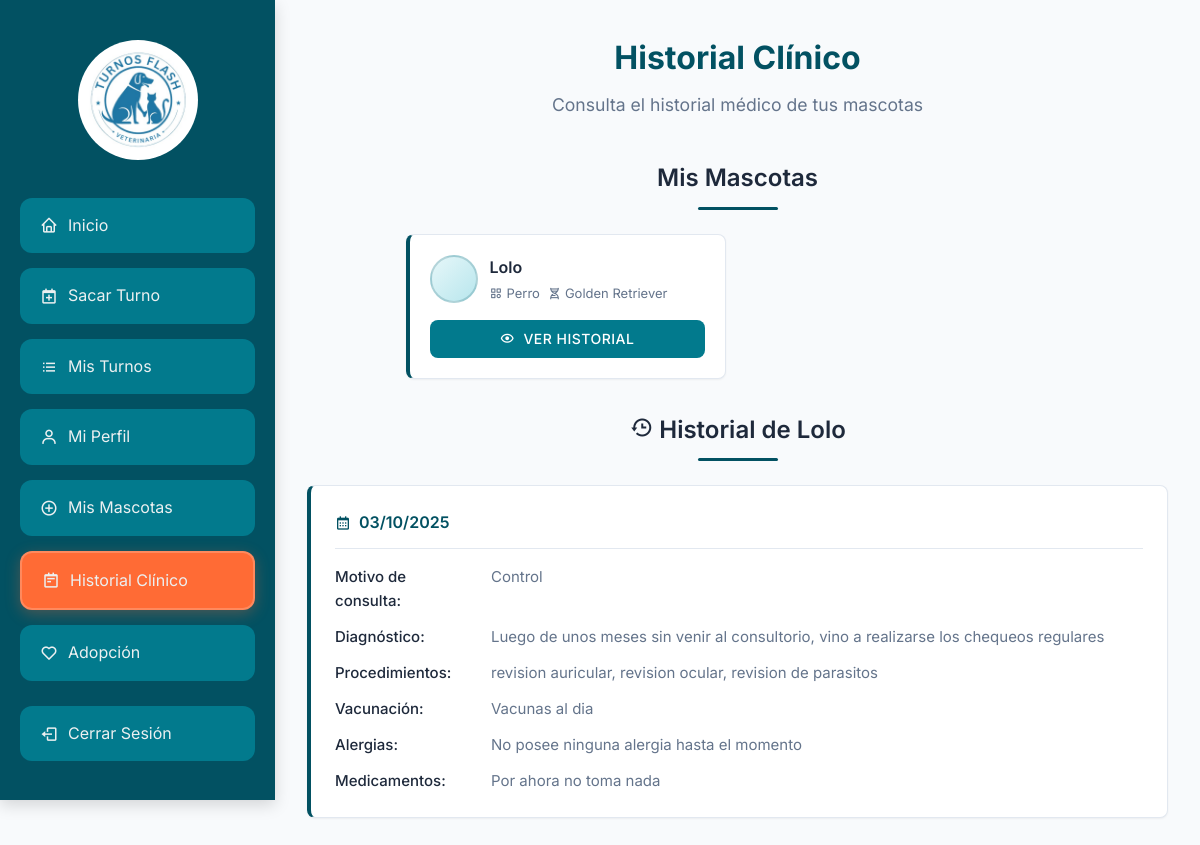
The page /historial_cliente.php?mascota_id=16 (signed in) on the database its author committed.
### tables this page shows
CREATE TABLE `mascotas` (
  `id` int(11) NOT NULL,
  `user_id` int(11) NOT NULL,
  `nombre` varchar(50) NOT NULL,
  `especie` varchar(50) NOT NULL,
  `raza` varchar(50) NOT NULL,
  `edad` int(11) NOT NULL,
  `sexo` varchar(10) NOT NULL,
  `peso` decimal(5,2) NOT NULL,
  `esterilizado` tinyint(1) NOT NULL,
  `foto` varchar(255) DEFAULT NULL
);

CREATE TABLE `historial_clinico` (
  `id` int(11) NOT NULL,
  `mascota_id` int(11) NOT NULL,
  `fecha_consulta` date NOT NULL,
  `motivo_consulta` text NOT NULL,
  `diagnostico` text DEFAULT NULL,
  `procedimientos_realizados` text DEFAULT NULL,
  `historial_vacunacion` text DEFAULT NULL,
  `alergias` text DEFAULT NULL,
  `medicamentos_actuales` text DEFAULT NULL
);

### historial_cliente.php (the view, shortened to what this page needs)
<?php
$servername = "localhost";
$username = "root";
$password = "";
$dbname = "veterinaria";
$conn = new mysqli($servername, $username, $password, $dbname);
$userId = (int)$_SESSION['user_id'];
$mascotas = [];
$stmt = $conn->prepare("SELECT id, nombre, especie, raza, foto FROM mascotas WHERE user_id = ? ORDER BY nombre ASC");
$stmt->bind_param('i', $userId);
$stmt->execute();
$res = $stmt->get_result();
while ($row = $res->fetch_assoc()) { $mascotas[] = $row; }
$historial = [];
$mascotaSeleccionada = null;
$mascotaId = isset($_GET['mascota_id']) ? (int)$_GET['mascota_id'] : 0;
if ($mascotaId > 0) {
    $stmtPet = $conn->prepare("SELECT id, nombre FROM mascotas WHERE id = ? AND user_id = ?");
    $stmtPet->bind_param('ii', $mascotaId, $userId);
    $stmtPet->execute();
    $petRes = $stmtPet->get_result();
    if ($petRes->num_rows > 0) { $mascotaSeleccionada = $petRes->fetch_assoc(); }
    if ($mascotaSeleccionada) {
        $stmtH = $conn->prepare("SELECT fecha_consulta, motivo_consulta, diagnostico, procedimientos_realizados, historial_vacunacion, alergias, medicamentos_actuales FROM historial_clinico WHERE mascota_id = ? ORDER BY fecha_consulta DESC");
        $stmtH->bind_param('i', $mascotaId);
        $stmtH->execute();
        $hRes = $stmtH->get_result();
        while ($row = $hRes->fetch_assoc()) { $historial[] = $row; }
    }
}
?>
<!DOCTYPE html>
<html lang="es">
<head>
    <link href='https://unpkg.com/boxicons@2.1.4/css/boxicons.min.css' rel='stylesheet'>
</head>
<body>
    <div class="sidebar" id="sidebar">
        <div class="profile-section">
            <img src="logo_perro.jpg" alt="Foto de Usuario" class="profile-image">
        </div>
        <a href="client_dashboard.php"><i class='bx bx-home'></i><span>Inicio</span></a>
        <a href="sacar_turno.php"><i class='bx bx-calendar-plus'></i><span>Sacar Turno</span></a>
        <a href="ver_turnos.php"><i class='bx bx-list-ul'></i><span>Mis Turnos</span></a>
        <a href="gestion_perfil.php"><i class='bx bx-user'></i><span>Mi Perfil</span></a>
        <a href="registrar_mascota.php"><i class='bx bx-plus-circle'></i><span>Mis Mascotas</span></a>
        <a href="historial_cliente.php" class="active"><i class='bx bx-notepad'></i><span>Historial Clínico</span></a>
        <a href="adopcion_page.php?view=client"><i class='bx bx-heart'></i><span>Adopción</span></a>
        <div class="bottom-menu">
            <a href="index.php" id="logout-button" class="logout-button">
                <i class='bx bx-log-out'></i>
                <span>Cerrar Sesión</span>
            </a>
        </div>
    </div>
    <div class="content">
        <div class="page-header">
            <h1 class="page-title">Historial Clínico</h1>
            <p class="page-subtitle">Consulta el historial médico de tus mascotas</p>
        </div>
        <h2 class="section-title">Mis Mascotas</h2>
        <div class="pets-grid">
            <?php if (count($mascotas) === 0): ?>
                <div class="empty-state">
                    <div class="empty-icon">
                        <i class='bx bx-paw'></i>
                    </div>
                    <h3 class="empty-text">No tenés mascotas registradas</h3>
                    <p>Agregá una mascota para comenzar a ver su historial clínico.</p>
                    <a href="registrar_mascota.php" class="btn">
                        <i class='bx bx-plus'></i> Agregar Mascota
                    </a>
                </div>
            <?php else: ?>
                <?php foreach ($mascotas as $m): ?>
                    <div class="pet-card">
                        <div class="pet-header">
                            <div class="pet-avatar">
                            </div>
                            <div class="pet-info">
                                <h3><?php echo htmlspecialchars($m['nombre']); ?></h3>
                                <div class="pet-meta">
                                    <span><i class='bx bx-category'></i> <?php echo htmlspecialchars($m['especie']); ?></span>
                                    <span><i class='bx bx-dna'></i> <?php echo htmlspecialchars($m['raza']); ?></span>
                                </div>
                            </div>
                        </div>
                        <a href="historial_cliente.php?mascota_id=<?php echo (int)$m['id']; ?>" class="btn">
                            <i class='bx bx-show'></i> Ver Historial
                        </a>
                    </div>
                <?php endforeach; ?>
            <?php endif; ?>
        </div>
        <?php if ($mascotaSeleccionada): ?>
            <div class="history-section">
                <h2 class="section-title">
                    <i class='bx bx-history'></i>
                    Historial de <?php echo htmlspecialchars($mascotaSeleccionada['nombre']); ?>
                </h2>
                <?php if (count($historial) === 0): ?>
                    <div class="empty-state">
                        <div class="empty-icon">
                            <i class='bx bx-notepad'></i>
                        </div>
                        <h3 class="empty-text">No hay registros médicos</h3>
                        <p>No se encontraron registros médicos para esta mascota.</p>
                    </div>
                <?php else: ?>
                    <div class="history-grid">
                        <?php foreach ($historial as $h): ?>
                            <div class="history-item">
                                <div class="history-header">
                                    <div class="history-date">
                                        <i class='bx bx-calendar'></i>
                                        <?php echo date('d/m/Y', strtotime($h['fecha_consulta'])); ?>
                                    </div>
                                </div>
                                <div class="history-content">
                                    <?php if (!empty($h['motivo_consulta'])): ?>
                                        <div class="history-row">
                                            <div class="history-label">Motivo de consulta:</div>
                                            <div class="history-value"><?php echo nl2br(htmlspecialchars($h['motivo_consulta'])); ?></div>
                                        </div>
                                    <?php endif; ?>
                                    <?php if (!empty($h['diagnostico'])): ?>
                                        <div class="history-row">
                                            <div class="history-label">Diagnóstico:</div>
                                            <div class="history-value"><?php echo nl2br(htmlspecialchars($h['diagnostico'])); ?></div>
                                        </div>
                                    <?php endif; ?>
                                    <?php if (!empty($h['procedimientos_realizados'])): ?>
                                        <div class="history-row">
                                            <div class="history-label">Procedimientos:</div>
                                            <div class="history-value"><?php echo nl2br(htmlspecialchars($h['procedimientos_realizados'])); ?></div>
                                        </div>
                                    <?php endif; ?>
                                    <?php if (!empty($h['historial_vacunacion'])): ?>
                                        <div class="history-row">
                                            <div class="history-label">Vacunación:</div>
                                            <div class="history-value"><?php echo nl2br(htmlspecialchars($h['historial_vacunacion'])); ?></div>
                                        </div>
                                    <?php endif; ?>
                                    <?php if (!empty($h['alergias'])): ?>
                                        <div class="history-row">
                                            <div class="history-label">Alergias:</div>
                                            <div class="history-value"><?php echo nl2br(htmlspecialchars($h['alergias'])); ?></div>
                                        </div>
                                    <?php endif; ?>
                                    <?php if (!empty($h['medicamentos_actuales'])): ?>
                                        <div class="history-row">
                                            <div class="history-label">Medicamentos:</div>
                                            <div class="history-value"><?php echo nl2br(htmlspecialchars($h['medicamentos_actuales'])); ?></div>
                                        </div>
                                    <?php endif; ?>
                                </div>
                            </div>
                        <?php endforeach; ?>
                    </div>
                <?php endif; ?>
            </div>
        <?php endif; ?>
    </div>
</body>
</html>
</body>
</html>

### rows shown on the page
mascotas: nombre "Lolo", especie "Perro", raza "Golden Retriever"
historial_clinico: fecha_consulta "03/10/2025", motivo_consulta "Control", diagnostico "Luego de unos meses sin venir al consultorio, vino a realizarse los chequeos regulares", procedimientos_realizados "revision auricular, revision ocular, revision de parasitos", historial_vacunacion "Vacunas al dia", alergias "No posee ninguna alergia hasta el momento", medicamentos_actuales "Por ahora no toma nada"
